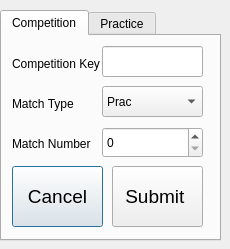
<?xml version="1.0" encoding="UTF-8"?>
<ui version="4.0">
 <class>logClassifier</class>
 <widget class="QDialog" name="logClassifier">
  <property name="windowModality">
   <enum>Qt::ApplicationModal</enum>
  </property>
  <property name="geometry">
   <rect>
    <x>0</x>
    <y>0</y>
    <width>230</width>
    <height>249</height>
   </rect>
  </property>
  <property name="sizePolicy">
   <sizepolicy hsizetype="Fixed" vsizetype="Fixed">
    <horstretch>0</horstretch>
    <verstretch>0</verstretch>
   </sizepolicy>
  </property>
  <property name="windowTitle">
   <string>Log Classifier</string>
  </property>
  <widget class="QTabWidget" name="tabWidget">
   <property name="geometry">
    <rect>
     <x>0</x>
     <y>10</y>
     <width>221</width>
     <height>231</height>
    </rect>
   </property>
   <property name="currentIndex">
    <number>0</number>
   </property>
   <widget class="QWidget" name="competition">
    <attribute name="title">
     <string>Competition</string>
    </attribute>
    <widget class="QLineEdit" name="compKey">
     <property name="geometry">
      <rect>
       <x>100</x>
       <y>10</y>
       <width>101</width>
       <height>31</height>
      </rect>
     </property>
    </widget>
    <widget class="QSpinBox" name="matchNum">
     <property name="geometry">
      <rect>
       <x>100</x>
       <y>91</y>
       <width>101</width>
       <height>31</height>
      </rect>
     </property>
    </widget>
    <widget class="QComboBox" name="matchType">
     <property name="geometry">
      <rect>
       <x>100</x>
       <y>50</y>
       <width>101</width>
       <height>31</height>
      </rect>
     </property>
     <property name="currentText">
      <string>Qual</string>
     </property>
     <item>
      <property name="text">
       <string>Prac</string>
      </property>
     </item>
     <item>
      <property name="text">
       <string>Qual</string>
      </property>
     </item>
     <item>
      <property name="text">
       <string>QF</string>
      </property>
     </item>
     <item>
      <property name="text">
       <string>SF</string>
      </property>
     </item>
     <item>
      <property name="text">
       <string>F</string>
      </property>
     </item>
    </widget>
    <widget class="QLabel" name="compLabel">
     <property name="geometry">
      <rect>
       <x>10</x>
       <y>20</y>
       <width>91</width>
       <height>16</height>
      </rect>
     </property>
     <property name="text">
      <string>Competition Key</string>
     </property>
    </widget>
    <widget class="QLabel" name="matchLabel">
     <property name="geometry">
      <rect>
       <x>10</x>
       <y>60</y>
       <width>71</width>
       <height>16</height>
      </rect>
     </property>
     <property name="text">
      <string>Match Type</string>
     </property>
    </widget>
    <widget class="QLabel" name="matchNumLabel">
     <property name="geometry">
      <rect>
       <x>10</x>
       <y>100</y>
       <width>81</width>
       <height>16</height>
      </rect>
     </property>
     <property name="text">
      <string>Match Number</string>
     </property>
    </widget>
    <widget class="QPushButton" name="compCancel">
     <property name="geometry">
      <rect>
       <x>10</x>
       <y>130</y>
       <width>91</width>
       <height>61</height>
      </rect>
     </property>
     <property name="font">
      <font>
       <pointsize>14</pointsize>
      </font>
     </property>
     <property name="text">
      <string>Cancel</string>
     </property>
    </widget>
    <widget class="QPushButton" name="compSubmit">
     <property name="geometry">
      <rect>
       <x>110</x>
       <y>130</y>
       <width>91</width>
       <height>61</height>
      </rect>
     </property>
     <property name="font">
      <font>
       <pointsize>14</pointsize>
      </font>
     </property>
     <property name="text">
      <string>Submit </string>
     </property>
    </widget>
   </widget>
   <widget class="QWidget" name="practice">
    <attribute name="title">
     <string>Practice</string>
    </attribute>
    <widget class="QDateTimeEdit" name="practiceTime">
     <property name="geometry">
      <rect>
       <x>10</x>
       <y>10</y>
       <width>194</width>
       <height>81</height>
      </rect>
     </property>
    </widget>
    <widget class="QPushButton" name="practiceCancel">
     <property name="geometry">
      <rect>
       <x>10</x>
       <y>130</y>
       <width>91</width>
       <height>61</height>
      </rect>
     </property>
     <property name="font">
      <font>
       <pointsize>14</pointsize>
      </font>
     </property>
     <property name="text">
      <string>Cancel</string>
     </property>
    </widget>
    <widget class="QPushButton" name="practiceSubmit">
     <property name="geometry">
      <rect>
       <x>110</x>
       <y>130</y>
       <width>91</width>
       <height>61</height>
      </rect>
     </property>
     <property name="font">
      <font>
       <pointsize>14</pointsize>
      </font>
     </property>
     <property name="text">
      <string>Submit </string>
     </property>
    </widget>
   </widget>
  </widget>
 </widget>
 <resources/>
 <connections/>
</ui>
